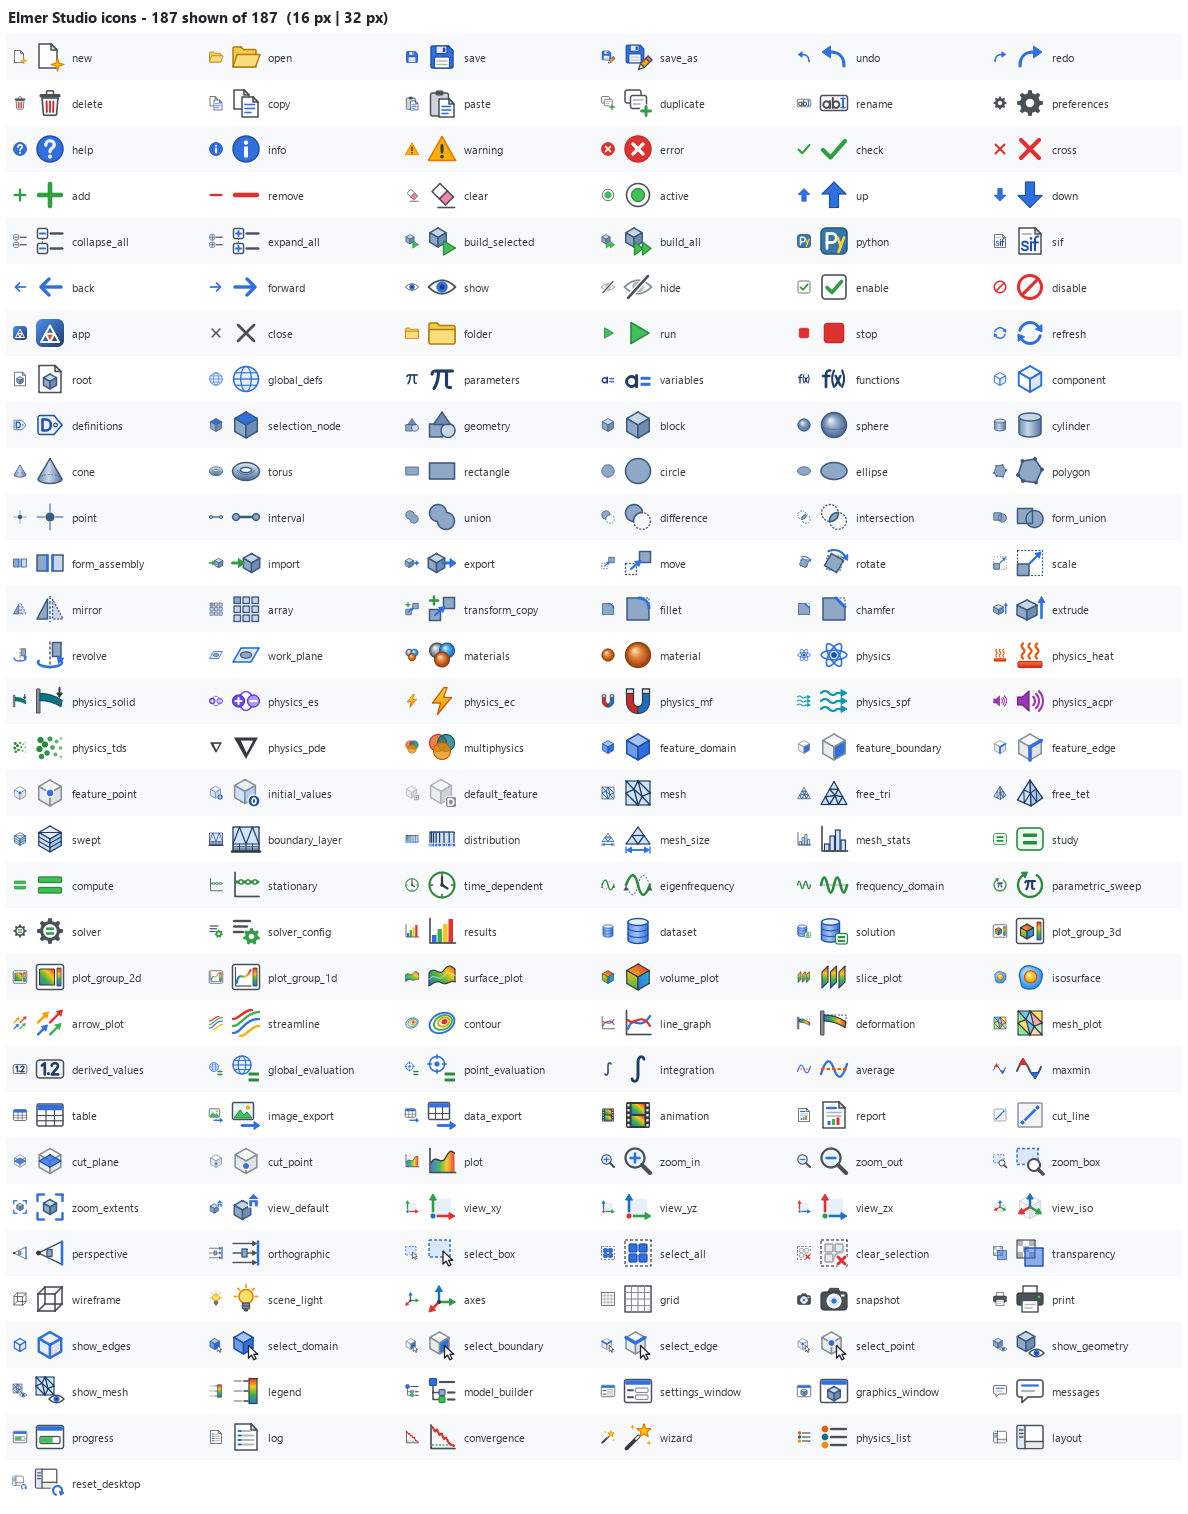

Generate this figure with Python:
"""Render the Elmer Studio icon set into a labeled contact sheet and validate it.

Usage::

    python tools/icon_sheet.py                 # writes tools/icon_sheet.png
    python tools/icon_sheet.py --zoom 3 --range 0:40 --out some.png   # close-up page

Checks (exit status 1 on failure):
  * every required icon name exists in ``icons.SVG``
  * every SVG is a 32x32-viewBox document that QSvgRenderer accepts
  * no icon renders blank at 16 px
  * unknown names fall back without raising; ``icon()`` carries 16..48 px sizes
Warnings (do not fail): icons whose 32 px rendering touches the outer pixel ring
(possible clipping).
"""
from __future__ import annotations

import argparse
import math
import os
import sys
from pathlib import Path

os.environ.setdefault("QT_QPA_PLATFORM", "offscreen")
# The offscreen platform ships no font database on Windows; point it at the
# system fonts so the sheet labels are not drawn as empty boxes.
if os.name == "nt" and os.environ["QT_QPA_PLATFORM"] == "offscreen":
    _fonts = Path(os.environ.get("WINDIR", r"C:\Windows")) / "Fonts"
    if _fonts.is_dir():
        os.environ.setdefault("QT_QPA_FONTDIR", str(_fonts))

ROOT = Path(__file__).resolve().parents[1]
if str(ROOT) not in sys.path:
    sys.path.insert(0, str(ROOT))

from PySide6.QtCore import QByteArray, QRect, QSize, Qt  # noqa: E402
from PySide6.QtGui import QColor, QFont, QImage, QPainter  # noqa: E402
from PySide6.QtSvg import QSvgRenderer  # noqa: E402
from PySide6.QtWidgets import QApplication  # noqa: E402

REQUIRED = """
new open save save_as undo redo delete copy paste duplicate rename preferences help app close
folder run stop refresh info warning error check cross add remove clear active up down
collapse_all expand_all build_selected build_all python sif back forward show hide enable disable
root global_defs parameters variables functions component definitions selection_node geometry
block sphere cylinder cone torus rectangle circle polygon point interval ellipse union difference
intersection form_union form_assembly import export move rotate scale mirror array transform_copy
fillet chamfer extrude revolve work_plane materials material physics physics_heat physics_solid
physics_es physics_ec physics_mf physics_spf physics_acpr physics_tds physics_pde multiphysics
feature_domain feature_boundary feature_edge feature_point initial_values default_feature mesh
mesh_size free_tet free_tri swept boundary_layer distribution mesh_stats study compute stationary
time_dependent eigenfrequency frequency_domain parametric_sweep solver solver_config results
dataset solution plot_group_3d plot_group_2d plot_group_1d surface_plot volume_plot slice_plot
isosurface arrow_plot streamline contour line_graph deformation mesh_plot derived_values
global_evaluation point_evaluation integration average maxmin table image_export data_export
animation report cut_line cut_plane cut_point plot
zoom_in zoom_out zoom_box zoom_extents view_default view_xy view_yz view_zx view_iso perspective
orthographic select_box select_all clear_selection transparency wireframe scene_light axes grid
snapshot print show_edges select_domain select_boundary select_edge select_point show_geometry
show_mesh legend
model_builder settings_window graphics_window messages progress log convergence wizard
physics_list layout reset_desktop
""".split()

CELL_W, CELL_H, HEADER = 196, 46, 34


def alpha_stats(img: QImage):
    """Return (opaque pixel count, touches-outer-ring flag) for a square image."""
    img = img.convertToFormat(QImage.Format.Format_ARGB32)
    w, h = img.width(), img.height()
    count, edge = 0, False
    for y in range(h):
        for x in range(w):
            a = img.pixelColor(x, y).alpha()
            if a > 24:
                count += 1
                if a > 64 and (x == 0 or y == 0 or x == w - 1 or y == h - 1):
                    edge = True
    return count, edge


def validate(icons) -> tuple[list[str], list[str]]:
    errors: list[str] = []
    warnings: list[str] = []
    missing = [n for n in REQUIRED if n not in icons.SVG]
    if missing:
        errors.append(f"missing required icons: {', '.join(missing)}")
    if len(set(REQUIRED)) != len(REQUIRED):
        errors.append("REQUIRED list has duplicates")
    for name, svg in icons.SVG.items():
        if not svg.lstrip().startswith("<svg") or 'viewBox="0 0 32 32"' not in svg:
            errors.append(f"{name}: not a 32x32 viewBox SVG document")
        if "<text" in svg:
            warnings.append(f"{name}: uses <text>; rendering depends on installed fonts")
        if not QSvgRenderer(QByteArray(svg.encode("utf-8"))).isValid():
            errors.append(f"{name}: QSvgRenderer.isValid() is False")
            continue
        n16, _ = alpha_stats(icons.pixmap(name, 16).toImage())
        if n16 < 12:
            errors.append(f"{name}: blank or nearly blank at 16 px ({n16} px)")
        _, edge = alpha_stats(icons.pixmap(name, 32).toImage())
        if edge:
            warnings.append(f"{name}: touches the outer pixel ring at 32 px (possible clipping)")
    try:
        fb = icons.icon("__definitely_not_an_icon__")
        if fb.isNull():
            errors.append("fallback icon is null")
    except Exception as exc:  # noqa: BLE001
        errors.append(f"icon() raised for an unknown name: {exc!r}")
    first = icons.names()[0]
    ic = icons.icon(first)
    sizes = {(s.width(), s.height()) for s in ic.availableSizes()}
    for s in (16, 20, 24, 32, 48):
        if (s, s) not in sizes:
            errors.append(f"icon('{first}') lacks a {s}px pixmap (has {sorted(sizes)})")
    if icons.icon(first) is not ic:
        errors.append("icon() is not cached (returned a different object)")
    if icons.pixmap(first, 16) is not icons.pixmap(first, 16):
        errors.append("pixmap() is not cached (returned a different object)")
    return errors, warnings


def draw_sheet(icons, names: list[str], cols: int, zoom: int, out: Path) -> None:
    rows = max(1, math.ceil(len(names) / cols))
    w, h = cols * CELL_W + 12, HEADER + rows * CELL_H + 8
    img = QImage(w, h, QImage.Format.Format_ARGB32)
    img.fill(QColor("#ffffff"))
    p = QPainter(img)
    p.setRenderHint(QPainter.RenderHint.Antialiasing, True)
    p.setRenderHint(QPainter.RenderHint.TextAntialiasing, True)
    title = QFont("Segoe UI")
    title.setPixelSize(15)
    title.setBold(True)
    p.setFont(title)
    p.setPen(QColor("#212529"))
    p.drawText(QRect(8, 4, w - 16, HEADER - 8), Qt.AlignmentFlag.AlignVCenter,
               f"Elmer Studio icons - {len(names)} shown of {len(icons.SVG)}  (16 px | 32 px)")
    label = QFont("Segoe UI")
    label.setPixelSize(11)
    p.setFont(label)
    for k, name in enumerate(names):
        r, c = divmod(k, cols)
        x, y = 6 + c * CELL_W, HEADER + r * CELL_H
        if r % 2 == 0:
            p.fillRect(x, y, CELL_W, CELL_H, QColor("#f8f9fa"))
        p.drawPixmap(x + 6, y + 15, icons.pixmap(name, 16))
        p.drawPixmap(x + 28, y + 7, icons.pixmap(name, 32))
        p.setPen(QColor("#343a40"))
        p.drawText(QRect(x + 66, y, CELL_W - 70, CELL_H), Qt.AlignmentFlag.AlignVCenter, name)
    p.end()
    if zoom > 1:
        img = img.scaled(QSize(w * zoom, h * zoom), Qt.AspectRatioMode.IgnoreAspectRatio,
                         Qt.TransformationMode.FastTransformation)
    out.parent.mkdir(parents=True, exist_ok=True)
    if not img.save(str(out)):
        raise SystemExit(f"could not write {out}")


def main(argv: list[str] | None = None) -> int:
    ap = argparse.ArgumentParser(description=__doc__.splitlines()[0])
    ap.add_argument("--out", type=Path, default=Path(__file__).with_name("icon_sheet.png"))
    ap.add_argument("--cols", type=int, default=6)
    ap.add_argument("--zoom", type=int, default=1, help="nearest-neighbour upscale for close review")
    ap.add_argument("--range", default="", help="slice of names() to draw, e.g. 0:40")
    ap.add_argument("--only", default="", help="comma-separated names to draw")
    args = ap.parse_args(argv)

    app = QApplication.instance() or QApplication(sys.argv[:1])  # noqa: F841 - keep alive
    from elmerstudio.ui import icons

    errors, warnings = validate(icons)
    names = icons.names()
    if args.only:
        names = [n.strip() for n in args.only.split(",") if n.strip()]
    elif args.range:
        a, _, b = args.range.partition(":")
        names = names[int(a or 0):int(b) if b else None]
    draw_sheet(icons, names, args.cols, args.zoom, args.out)

    extra = sorted(set(icons.SVG) - set(REQUIRED))
    print(f"icons: {len(icons.SVG)} (required {len(REQUIRED)}, extra {len(extra)}{': ' + ', '.join(extra) if extra else ''})")
    print(f"sheet: {args.out.resolve()}")
    for wmsg in warnings:
        print("WARN ", wmsg)
    for emsg in errors:
        print("ERROR", emsg)
    print("OK" if not errors else f"FAILED ({len(errors)} errors)")
    return 1 if errors else 0


if __name__ == "__main__":
    sys.exit(main())
